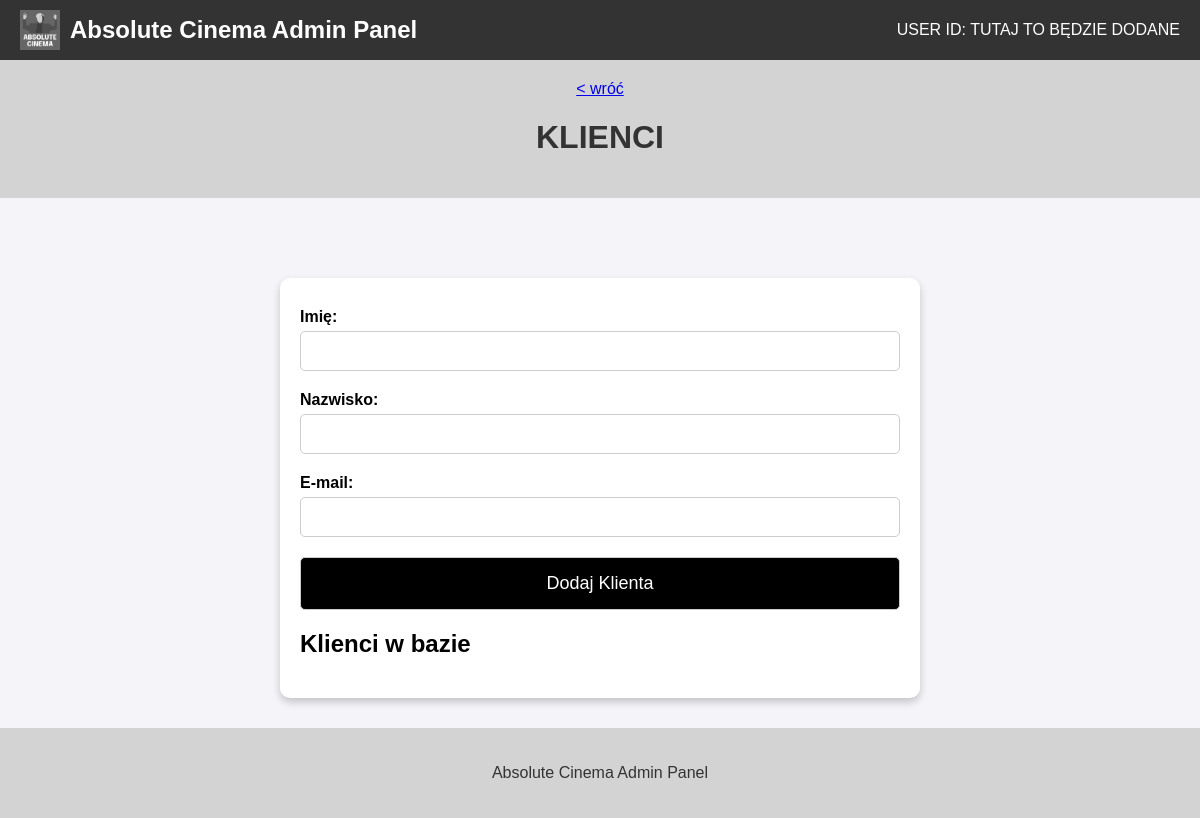
The app's page /admin/bazy/zarzadzaj_klientami, older data.
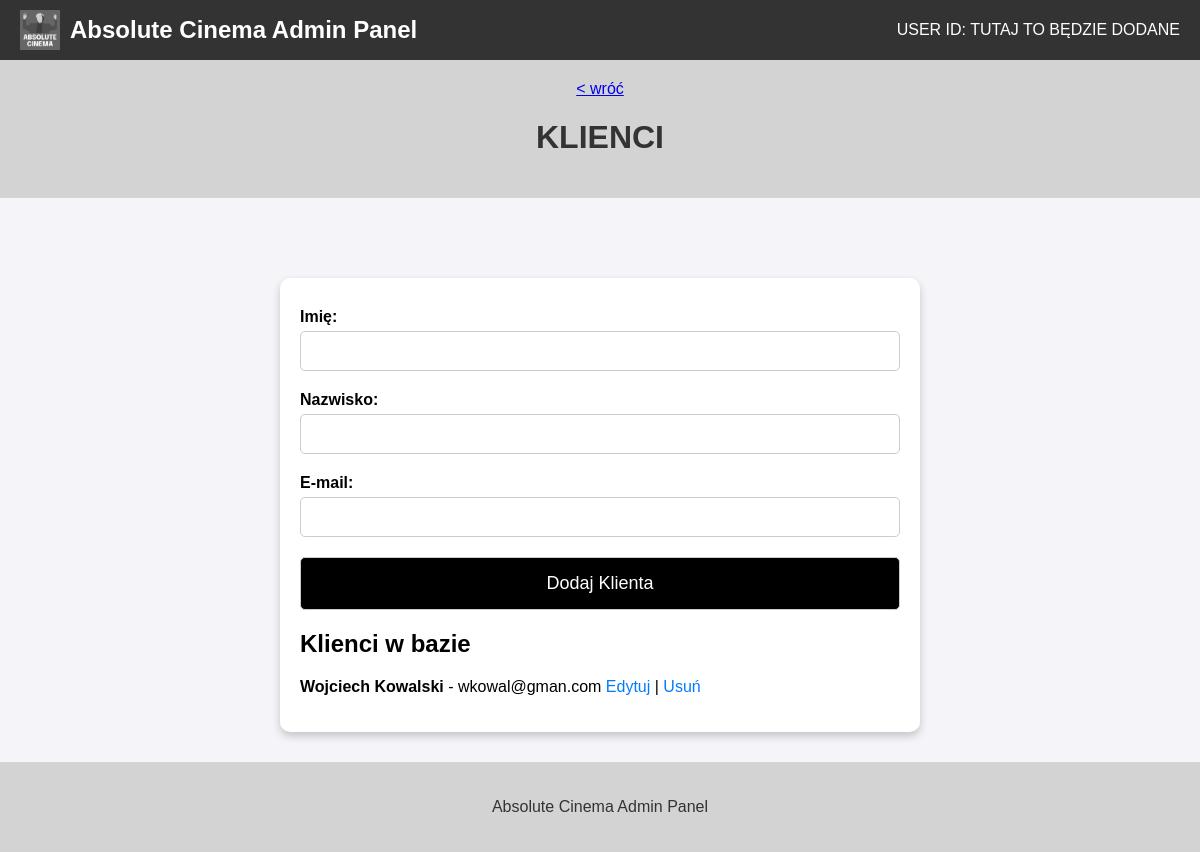
The same page, newer data.
### app.py (models this page shows)
class Klient(db.Model):
    __tablename__ = 'klienci'
    id = db.Column(db.Integer, primary_key=True)
    imie = db.Column(db.String(100), nullable=False)
    nazwisko = db.Column(db.String(100), nullable=False)
    email = db.Column(db.String(150), unique=True, nullable=False)
    rezerwacje = db.relationship('Rezerwacja', backref='klient', lazy=True)

### app.py (the view, shortened to what this page needs)
@app.route('/admin/bazy/zarzadzaj_klientami', methods=['GET', 'POST'])
def zarzadzaj_klientami():
    message = None
    klienci = Klient.query.all()  # Pobieranie wszystkich klientów, sortowanie po nazwisku
    return render_template('admin_bazy_zarzadzaj_klientami.html', message=message, klienci=klienci)

### app.py (called while the page is built)
@app.before_request
def load_database():
    g.kino = {
        "admin" : Administrator.query.all(),
        "film" : Film.query.all(),
        "rezerwacja" : Rezerwacja.query.all(),
        "seans" : Seans.query.all(),
        "klient" : Klient.query.all()
    }

### templates/admin_bazy_zarzadzaj_klientami.html (shortened to what this page needs)
<!DOCTYPE html>
<html lang="pl">
<head>
</head>
<body>
    <div class="navbar">
        <div class="logo">
            <img src="{{ url_for('static', filename='images/absolute_cinema_logo.png') }}" alt="Logo">
            <span>Absolute Cinema Admin Panel</span>
        </div>
        <div class="user-id">
            USER ID: TUTAJ TO BĘDZIE DODANE
        </div>
    </div>
    <div class="breadcrumbs">
        <a href="{{ url_for('admin_bazy')}}"> &lt; wróć</a>
        <h1>KLIENCI</h1>
    </div>
    <div class="container">
        <form method="POST">
            <label for="imie">Imię:</label>
            <input type="text" id="imie" name="imie" required>
            <label for="nazwisko">Nazwisko:</label>
            <input type="text" id="nazwisko" name="nazwisko" required>
            <label for="email">E-mail:</label>
            <input type="email" id="email" name="email" required>
            <button class="dark" type="submit">Dodaj Klienta</button>
        </form>
        <h2>Klienci w bazie</h2>
        <ul>
            {% for klient in klienci %}
            <li>
                <strong>{{ klient.imie }} {{ klient.nazwisko }}</strong> - {{ klient.email }}
                <a href="{{ url_for('edytuj_klienta', klient_id=klient.id) }}">Edytuj</a> |
                <a href="{{ url_for('usun_klienta', klient_id=klient.id) }}" onclick="return confirm('Na pewno chcesz usunąć tego klienta?')">Usuń</a>
            </li>
            {% endfor %}
        </ul>
    </div>
    <div class="footer">
        <p>Absolute Cinema Admin Panel</p>
    </div>
</body>
</html>

Row changes from the older to the newer data that the page shows:
added Klient: imie "Wojciech", nazwisko "Kowalski", email "wkowal@gman.com"
